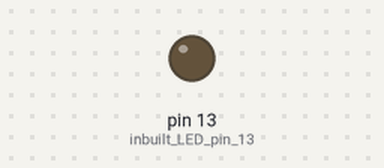
Bench run of a sketch on a simulated Arduino Uno, built with avr-gcc and run on an emulated ATmega328P. On the bench: output pins drawn as LEDs (lit = HIGH).

Above: at 3.2 s.
At 9.6 s:
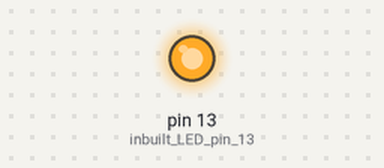
Timing chart, 0 to 16.6 s (numbered marks = the images above):
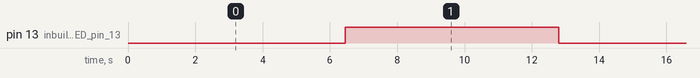

The sketch:

P1_LED_Brightness_control.ino
```cpp
/*
  Brightness Control

  Control the brightness of an LED

*/

int i;

// the setup function runs once when you press reset or power the board
 void setup()
 {
   pinMode(13, OUTPUT); //inbuilt LED pin 13
 }

void loop()
 {
   for(i=0;i<255;i++)
 {
 delay(50);
 analogWrite(13,i);
 }
}
```

Measured:
- by itself, pin 13 (inbuilt_LED_pin_13): alternates HIGH for 6.4 s and LOW for 6.4 s
